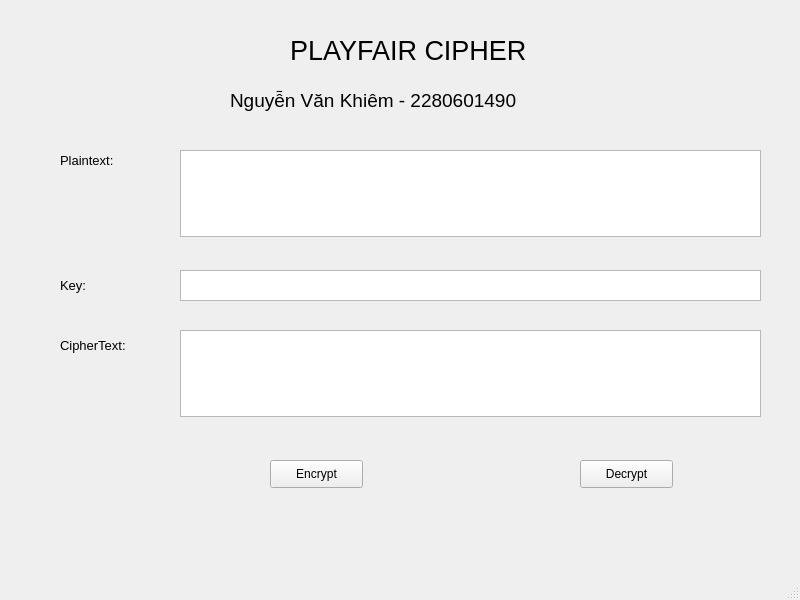
<?xml version="1.0" encoding="UTF-8"?>
<ui version="4.0">
 <class>MainWindow</class>
 <widget class="QMainWindow" name="MainWindow">
  <property name="geometry">
   <rect>
    <x>0</x>
    <y>0</y>
    <width>800</width>
    <height>600</height>
   </rect>
  </property>
  <property name="windowTitle">
   <string>MainWindow</string>
  </property>
  <widget class="QWidget" name="centralwidget">
   <widget class="QLabel" name="label">
    <property name="geometry">
     <rect>
      <x>290</x>
      <y>30</y>
      <width>251</width>
      <height>41</height>
     </rect>
    </property>
    <property name="font">
     <font>
      <pointsize>20</pointsize>
     </font>
    </property>
    <property name="text">
     <string>PLAYFAIR CIPHER</string>
    </property>
   </widget>
   <widget class="QLabel" name="label_2">
    <property name="geometry">
     <rect>
      <x>60</x>
      <y>150</y>
      <width>81</width>
      <height>21</height>
     </rect>
    </property>
    <property name="font">
     <font>
      <pointsize>10</pointsize>
     </font>
    </property>
    <property name="text">
     <string>Plaintext:</string>
    </property>
   </widget>
   <widget class="QLabel" name="label_3">
    <property name="geometry">
     <rect>
      <x>230</x>
      <y>80</y>
      <width>361</width>
      <height>41</height>
     </rect>
    </property>
    <property name="font">
     <font>
      <pointsize>14</pointsize>
     </font>
    </property>
    <property name="text">
     <string>Nguyễn Văn Khiêm - 2280601490</string>
    </property>
   </widget>
   <widget class="QLabel" name="label_4">
    <property name="geometry">
     <rect>
      <x>60</x>
      <y>270</y>
      <width>61</width>
      <height>31</height>
     </rect>
    </property>
    <property name="font">
     <font>
      <pointsize>10</pointsize>
     </font>
    </property>
    <property name="text">
     <string>Key:</string>
    </property>
   </widget>
   <widget class="QLabel" name="label_5">
    <property name="geometry">
     <rect>
      <x>60</x>
      <y>330</y>
      <width>101</width>
      <height>31</height>
     </rect>
    </property>
    <property name="font">
     <font>
      <pointsize>10</pointsize>
     </font>
    </property>
    <property name="text">
     <string>CipherText:</string>
    </property>
   </widget>
   <widget class="QTextEdit" name="txt_plain_text">
    <property name="geometry">
     <rect>
      <x>180</x>
      <y>150</y>
      <width>581</width>
      <height>87</height>
     </rect>
    </property>
   </widget>
   <widget class="QTextEdit" name="txt_cipher_text">
    <property name="geometry">
     <rect>
      <x>180</x>
      <y>330</y>
      <width>581</width>
      <height>87</height>
     </rect>
    </property>
   </widget>
   <widget class="QPushButton" name="btn_encrypt">
    <property name="geometry">
     <rect>
      <x>270</x>
      <y>460</y>
      <width>93</width>
      <height>28</height>
     </rect>
    </property>
    <property name="text">
     <string>Encrypt</string>
    </property>
   </widget>
   <widget class="QPushButton" name="btn_decrypt">
    <property name="geometry">
     <rect>
      <x>580</x>
      <y>460</y>
      <width>93</width>
      <height>28</height>
     </rect>
    </property>
    <property name="text">
     <string>Decrypt</string>
    </property>
   </widget>
   <widget class="QTextEdit" name="txt_key">
    <property name="geometry">
     <rect>
      <x>180</x>
      <y>270</y>
      <width>581</width>
      <height>31</height>
     </rect>
    </property>
   </widget>
  </widget>
  <widget class="QMenuBar" name="menubar">
   <property name="geometry">
    <rect>
     <x>0</x>
     <y>0</y>
     <width>800</width>
     <height>26</height>
    </rect>
   </property>
  </widget>
  <widget class="QStatusBar" name="statusbar"/>
 </widget>
 <resources/>
 <connections/>
</ui>
